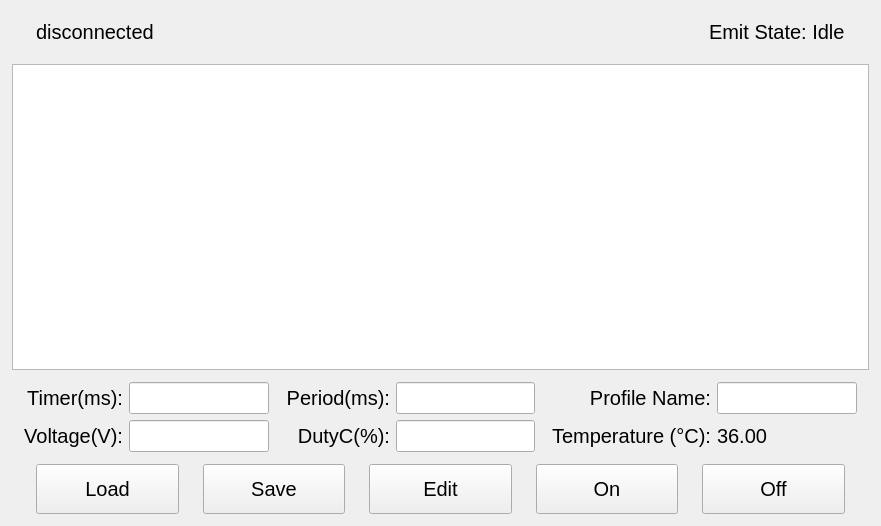
<?xml version="1.0" encoding="UTF-8"?>
<ui version="4.0">
 <class>MainWindowLIFU</class>
 <widget class="QMainWindow" name="MainWindowLIFU">
  <property name="geometry">
   <rect>
    <x>0</x>
    <y>0</y>
    <width>881</width>
    <height>526</height>
   </rect>
  </property>
  <property name="windowTitle">
   <string>MainWindow</string>
  </property>
  <widget class="QWidget" name="centralwidget">
   <property name="styleSheet">
    <string notr="true">font:15pt;</string>
   </property>
   <layout class="QVBoxLayout" name="verticalLayout" stretch="0">
    <property name="spacing">
     <number>0</number>
    </property>
    <property name="leftMargin">
     <number>0</number>
    </property>
    <property name="topMargin">
     <number>0</number>
    </property>
    <property name="rightMargin">
     <number>0</number>
    </property>
    <property name="bottomMargin">
     <number>0</number>
    </property>
    <item>
     <widget class="QWidget" name="widget" native="true">
      <property name="styleSheet">
       <string notr="true">QLineEdit::disabled {
    background: transparent;
	border: 0px solid red;
}</string>
      </property>
      <layout class="QVBoxLayout" name="verticalLayout_2">
       <property name="spacing">
        <number>12</number>
       </property>
       <property name="leftMargin">
        <number>12</number>
       </property>
       <property name="topMargin">
        <number>12</number>
       </property>
       <property name="rightMargin">
        <number>12</number>
       </property>
       <property name="bottomMargin">
        <number>12</number>
       </property>
       <item>
        <widget class="QWidget" name="widget_43" native="true">
         <property name="minimumSize">
          <size>
           <width>50</width>
           <height>40</height>
          </size>
         </property>
         <property name="maximumSize">
          <size>
           <width>50000</width>
           <height>40</height>
          </size>
         </property>
         <layout class="QHBoxLayout" name="horizontalLayout_39">
          <property name="spacing">
           <number>12</number>
          </property>
          <property name="leftMargin">
           <number>24</number>
          </property>
          <property name="topMargin">
           <number>0</number>
          </property>
          <property name="rightMargin">
           <number>24</number>
          </property>
          <property name="bottomMargin">
           <number>0</number>
          </property>
          <item>
           <widget class="QLabel" name="lblState">
            <property name="text">
             <string>disconnected</string>
            </property>
           </widget>
          </item>
          <item>
           <spacer name="horizontalSpacer">
            <property name="orientation">
             <enum>Qt::Horizontal</enum>
            </property>
            <property name="sizeHint" stdset="0">
             <size>
              <width>526</width>
              <height>20</height>
             </size>
            </property>
           </spacer>
          </item>
          <item>
           <widget class="QLabel" name="lblEmitState">
            <property name="text">
             <string>Emit State: Idle</string>
            </property>
           </widget>
          </item>
         </layout>
        </widget>
       </item>
       <item>
        <widget class="QListWidget" name="listWidget">
         <property name="horizontalScrollBarPolicy">
          <enum>Qt::ScrollBarAlwaysOff</enum>
         </property>
         <property name="flow">
          <enum>QListView::LeftToRight</enum>
         </property>
         <property name="isWrapping" stdset="0">
          <bool>true</bool>
         </property>
         <property name="resizeMode">
          <enum>QListView::Adjust</enum>
         </property>
         <property name="wordWrap">
          <bool>false</bool>
         </property>
        </widget>
       </item>
       <item>
        <widget class="QWidget" name="widget_6" native="true">
         <property name="sizePolicy">
          <sizepolicy hsizetype="Preferred" vsizetype="Preferred">
           <horstretch>0</horstretch>
           <verstretch>0</verstretch>
          </sizepolicy>
         </property>
         <property name="minimumSize">
          <size>
           <width>857</width>
           <height>70</height>
          </size>
         </property>
         <property name="maximumSize">
          <size>
           <width>1000</width>
           <height>70</height>
          </size>
         </property>
         <layout class="QGridLayout" name="gridLayout_2" columnstretch="0,0,0,0,0,0">
          <property name="leftMargin">
           <number>12</number>
          </property>
          <property name="topMargin">
           <number>0</number>
          </property>
          <property name="rightMargin">
           <number>12</number>
          </property>
          <property name="bottomMargin">
           <number>0</number>
          </property>
          <item row="0" column="0">
           <widget class="QLabel" name="label_7">
            <property name="sizePolicy">
             <sizepolicy hsizetype="MinimumExpanding" vsizetype="Preferred">
              <horstretch>0</horstretch>
              <verstretch>0</verstretch>
             </sizepolicy>
            </property>
            <property name="text">
             <string>Timer(ms):</string>
            </property>
            <property name="alignment">
             <set>Qt::AlignRight|Qt::AlignTrailing|Qt::AlignVCenter</set>
            </property>
           </widget>
          </item>
          <item row="0" column="1">
           <widget class="QLineEdit" name="lblTimer">
            <property name="sizePolicy">
             <sizepolicy hsizetype="Expanding" vsizetype="Preferred">
              <horstretch>0</horstretch>
              <verstretch>0</verstretch>
             </sizepolicy>
            </property>
            <property name="maximumSize">
             <size>
              <width>200</width>
              <height>16777215</height>
             </size>
            </property>
           </widget>
          </item>
          <item row="0" column="2">
           <widget class="QLabel" name="label_10">
            <property name="sizePolicy">
             <sizepolicy hsizetype="Minimum" vsizetype="Preferred">
              <horstretch>0</horstretch>
              <verstretch>0</verstretch>
             </sizepolicy>
            </property>
            <property name="text">
             <string>  Period(ms):</string>
            </property>
            <property name="alignment">
             <set>Qt::AlignRight|Qt::AlignTrailing|Qt::AlignVCenter</set>
            </property>
           </widget>
          </item>
          <item row="0" column="3">
           <widget class="QLineEdit" name="lblPeriod">
            <property name="sizePolicy">
             <sizepolicy hsizetype="Expanding" vsizetype="Preferred">
              <horstretch>0</horstretch>
              <verstretch>0</verstretch>
             </sizepolicy>
            </property>
            <property name="maximumSize">
             <size>
              <width>200</width>
              <height>16777215</height>
             </size>
            </property>
           </widget>
          </item>
          <item row="0" column="4">
           <widget class="QLabel" name="label_16">
            <property name="sizePolicy">
             <sizepolicy hsizetype="Minimum" vsizetype="Preferred">
              <horstretch>0</horstretch>
              <verstretch>0</verstretch>
             </sizepolicy>
            </property>
            <property name="text">
             <string>Profile Name:</string>
            </property>
            <property name="alignment">
             <set>Qt::AlignRight|Qt::AlignTrailing|Qt::AlignVCenter</set>
            </property>
           </widget>
          </item>
          <item row="0" column="5">
           <widget class="QLineEdit" name="lblName">
            <property name="sizePolicy">
             <sizepolicy hsizetype="Expanding" vsizetype="Preferred">
              <horstretch>0</horstretch>
              <verstretch>0</verstretch>
             </sizepolicy>
            </property>
            <property name="maximumSize">
             <size>
              <width>200</width>
              <height>16777215</height>
             </size>
            </property>
           </widget>
          </item>
          <item row="1" column="0">
           <widget class="QLabel" name="label_19">
            <property name="sizePolicy">
             <sizepolicy hsizetype="MinimumExpanding" vsizetype="Preferred">
              <horstretch>0</horstretch>
              <verstretch>0</verstretch>
             </sizepolicy>
            </property>
            <property name="styleSheet">
             <string notr="true"/>
            </property>
            <property name="text">
             <string>Voltage(V):</string>
            </property>
            <property name="alignment">
             <set>Qt::AlignRight|Qt::AlignTrailing|Qt::AlignVCenter</set>
            </property>
           </widget>
          </item>
          <item row="1" column="1">
           <widget class="QLineEdit" name="lblVoltage">
            <property name="sizePolicy">
             <sizepolicy hsizetype="Expanding" vsizetype="Preferred">
              <horstretch>0</horstretch>
              <verstretch>0</verstretch>
             </sizepolicy>
            </property>
            <property name="maximumSize">
             <size>
              <width>200</width>
              <height>16777215</height>
             </size>
            </property>
           </widget>
          </item>
          <item row="1" column="4">
           <widget class="QLabel" name="label_17">
            <property name="sizePolicy">
             <sizepolicy hsizetype="Minimum" vsizetype="Preferred">
              <horstretch>0</horstretch>
              <verstretch>0</verstretch>
             </sizepolicy>
            </property>
            <property name="text">
             <string>  Temperature (°C):</string>
            </property>
            <property name="alignment">
             <set>Qt::AlignRight|Qt::AlignTrailing|Qt::AlignVCenter</set>
            </property>
           </widget>
          </item>
          <item row="1" column="5">
           <widget class="QLabel" name="lblTemp">
            <property name="text">
             <string>36.00</string>
            </property>
           </widget>
          </item>
          <item row="1" column="2">
           <widget class="QLabel" name="label_18">
            <property name="sizePolicy">
             <sizepolicy hsizetype="Minimum" vsizetype="Preferred">
              <horstretch>0</horstretch>
              <verstretch>0</verstretch>
             </sizepolicy>
            </property>
            <property name="text">
             <string>DutyC(%):</string>
            </property>
            <property name="alignment">
             <set>Qt::AlignRight|Qt::AlignTrailing|Qt::AlignVCenter</set>
            </property>
           </widget>
          </item>
          <item row="1" column="3">
           <widget class="QLineEdit" name="lblDutyc">
            <property name="sizePolicy">
             <sizepolicy hsizetype="Expanding" vsizetype="Preferred">
              <horstretch>0</horstretch>
              <verstretch>0</verstretch>
             </sizepolicy>
            </property>
            <property name="maximumSize">
             <size>
              <width>200</width>
              <height>16777215</height>
             </size>
            </property>
           </widget>
          </item>
         </layout>
        </widget>
       </item>
       <item>
        <widget class="QWidget" name="widget_2" native="true">
         <property name="minimumSize">
          <size>
           <width>0</width>
           <height>50</height>
          </size>
         </property>
         <property name="maximumSize">
          <size>
           <width>16777215</width>
           <height>80</height>
          </size>
         </property>
         <layout class="QHBoxLayout" name="horizontalLayout_2">
          <property name="spacing">
           <number>24</number>
          </property>
          <property name="leftMargin">
           <number>24</number>
          </property>
          <property name="topMargin">
           <number>0</number>
          </property>
          <property name="rightMargin">
           <number>24</number>
          </property>
          <property name="bottomMargin">
           <number>0</number>
          </property>
          <item>
           <widget class="QPushButton" name="btnLoad">
            <property name="sizePolicy">
             <sizepolicy hsizetype="Minimum" vsizetype="Preferred">
              <horstretch>0</horstretch>
              <verstretch>0</verstretch>
             </sizepolicy>
            </property>
            <property name="maximumSize">
             <size>
              <width>240</width>
              <height>80</height>
             </size>
            </property>
            <property name="text">
             <string>Load</string>
            </property>
           </widget>
          </item>
          <item>
           <widget class="QPushButton" name="btnSave">
            <property name="sizePolicy">
             <sizepolicy hsizetype="Minimum" vsizetype="Preferred">
              <horstretch>0</horstretch>
              <verstretch>0</verstretch>
             </sizepolicy>
            </property>
            <property name="maximumSize">
             <size>
              <width>240</width>
              <height>80</height>
             </size>
            </property>
            <property name="text">
             <string>Save</string>
            </property>
           </widget>
          </item>
          <item>
           <widget class="QPushButton" name="btnEdit">
            <property name="sizePolicy">
             <sizepolicy hsizetype="Minimum" vsizetype="Preferred">
              <horstretch>0</horstretch>
              <verstretch>0</verstretch>
             </sizepolicy>
            </property>
            <property name="maximumSize">
             <size>
              <width>240</width>
              <height>80</height>
             </size>
            </property>
            <property name="text">
             <string>Edit</string>
            </property>
           </widget>
          </item>
          <item>
           <widget class="QPushButton" name="btnOn">
            <property name="sizePolicy">
             <sizepolicy hsizetype="Minimum" vsizetype="Preferred">
              <horstretch>0</horstretch>
              <verstretch>0</verstretch>
             </sizepolicy>
            </property>
            <property name="maximumSize">
             <size>
              <width>240</width>
              <height>80</height>
             </size>
            </property>
            <property name="text">
             <string>On</string>
            </property>
           </widget>
          </item>
          <item>
           <widget class="QPushButton" name="btnOff">
            <property name="sizePolicy">
             <sizepolicy hsizetype="Minimum" vsizetype="Preferred">
              <horstretch>0</horstretch>
              <verstretch>0</verstretch>
             </sizepolicy>
            </property>
            <property name="maximumSize">
             <size>
              <width>240</width>
              <height>80</height>
             </size>
            </property>
            <property name="text">
             <string>Off</string>
            </property>
           </widget>
          </item>
         </layout>
        </widget>
       </item>
      </layout>
     </widget>
    </item>
   </layout>
  </widget>
  <widget class="QMenuBar" name="menubar">
   <property name="geometry">
    <rect>
     <x>0</x>
     <y>0</y>
     <width>881</width>
     <height>22</height>
    </rect>
   </property>
  </widget>
 </widget>
 <resources/>
 <connections/>
</ui>
